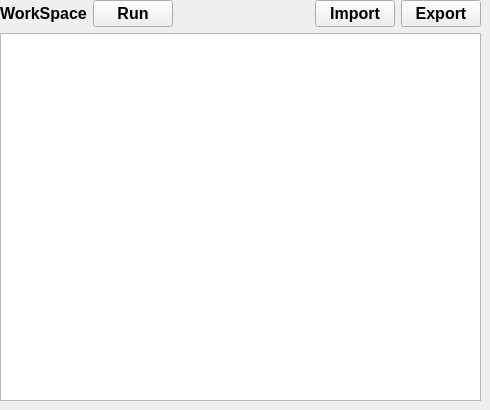
             <widget class="QWidget" name="pageWorkShop">
              <widget class="QWidget" name="verticalLayoutWidget_12">
               <property name="geometry">
                <rect>
                 <x>0</x>
                 <y>0</y>
                 <width>481</width>
                 <height>401</height>
                </rect>
               </property>
               <layout class="QVBoxLayout" name="VLWorkShop">
                <property name="bottomMargin">
                 <number>0</number>
                </property>
                <item>
                 <layout class="QHBoxLayout" name="horizontalLayout_38">
                  <item>
                   <widget class="QLabel" name="label_6">
                    <property name="sizePolicy">
                     <sizepolicy hsizetype="Maximum" vsizetype="Preferred">
                      <horstretch>0</horstretch>
                      <verstretch>0</verstretch>
                     </sizepolicy>
                    </property>
                    <property name="font">
                     <font>
                      <pointsize>12</pointsize>
                      <bold>true</bold>
                     </font>
                    </property>
                    <property name="text">
                     <string>WorkSpace</string>
                    </property>
                   </widget>
                  </item>
                  <item>
                   <widget class="QPushButton" name="workshopRunBtn">
                    <property name="sizePolicy">
                     <sizepolicy hsizetype="Maximum" vsizetype="Fixed">
                      <horstretch>0</horstretch>
                      <verstretch>0</verstretch>
                     </sizepolicy>
                    </property>
                    <property name="font">
                     <font>
                      <pointsize>12</pointsize>
                      <bold>true</bold>
                     </font>
                    </property>
                    <property name="text">
                     <string>Run</string>
                    </property>
                   </widget>
                  </item>
                  <item>
                   <spacer name="horizontalSpacer_48">
                    <property name="orientation">
                     <enum>Qt::Orientation::Horizontal</enum>
                    </property>
                    <property name="sizeHint" stdset="0">
                     <size>
                      <width>40</width>
                      <height>20</height>
                     </size>
                    </property>
                   </spacer>
                  </item>
                  <item>
                   <widget class="QPushButton" name="workshopImportBtn">
                    <property name="sizePolicy">
                     <sizepolicy hsizetype="Maximum" vsizetype="Fixed">
                      <horstretch>0</horstretch>
                      <verstretch>0</verstretch>
                     </sizepolicy>
                    </property>
                    <property name="font">
                     <font>
                      <pointsize>12</pointsize>
                      <bold>true</bold>
                     </font>
                    </property>
                    <property name="text">
                     <string>Import</string>
                    </property>
                   </widget>
                  </item>
                  <item>
                   <widget class="QPushButton" name="workshopExportBtn">
                    <property name="sizePolicy">
                     <sizepolicy hsizetype="Maximum" vsizetype="Fixed">
                      <horstretch>0</horstretch>
                      <verstretch>0</verstretch>
                     </sizepolicy>
                    </property>
                    <property name="font">
                     <font>
                      <pointsize>12</pointsize>
                      <bold>true</bold>
                     </font>
                    </property>
                    <property name="text">
                     <string>Export</string>
                    </property>
                   </widget>
                  </item>
                 </layout>
                </item>
                <item>
                 <widget class="QTextEdit" name="workshopCodeSpace"/>
                </item>
               </layout>
              </widget>
             </widget>
